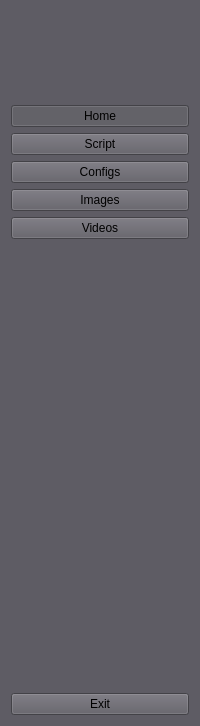
     <widget class="QWidget" name="icon_name_widget" native="true">
      <property name="minimumSize">
       <size>
        <width>200</width>
        <height>0</height>
       </size>
      </property>
      <property name="maximumSize">
       <size>
        <width>200</width>
        <height>16777215</height>
       </size>
      </property>
      <property name="styleSheet">
       <string notr="true">background-color: rgb(94, 92, 100);</string>
      </property>
      <layout class="QVBoxLayout" name="verticalLayout">
       <item>
        <spacer name="verticalSpacer_4">
         <property name="orientation">
          <enum>Qt::Orientation::Vertical</enum>
         </property>
         <property name="sizeType">
          <enum>QSizePolicy::Policy::Fixed</enum>
         </property>
         <property name="sizeHint" stdset="0">
          <size>
           <width>18</width>
           <height>94</height>
          </size>
         </property>
        </spacer>
       </item>
       <item>
        <widget class="QPushButton" name="home_2">
         <property name="text">
          <string>Home</string>
         </property>
         <property name="checkable">
          <bool>true</bool>
         </property>
         <property name="checked">
          <bool>true</bool>
         </property>
         <property name="autoExclusive">
          <bool>true</bool>
         </property>
        </widget>
       </item>
       <item>
        <widget class="QPushButton" name="script_2">
         <property name="text">
          <string>Script</string>
         </property>
         <property name="checkable">
          <bool>true</bool>
         </property>
         <property name="autoExclusive">
          <bool>true</bool>
         </property>
        </widget>
       </item>
       <item>
        <widget class="QPushButton" name="config_2">
         <property name="text">
          <string>Configs</string>
         </property>
         <property name="checkable">
          <bool>true</bool>
         </property>
         <property name="autoExclusive">
          <bool>true</bool>
         </property>
        </widget>
       </item>
       <item>
        <widget class="QPushButton" name="images_2">
         <property name="text">
          <string>Images</string>
         </property>
         <property name="checkable">
          <bool>true</bool>
         </property>
         <property name="autoExclusive">
          <bool>true</bool>
         </property>
        </widget>
       </item>
       <item>
        <widget class="QPushButton" name="videos_2">
         <property name="text">
          <string>Videos</string>
         </property>
         <property name="checkable">
          <bool>true</bool>
         </property>
         <property name="autoExclusive">
          <bool>true</bool>
         </property>
        </widget>
       </item>
       <item>
        <spacer name="verticalSpacer_2">
         <property name="orientation">
          <enum>Qt::Orientation::Vertical</enum>
         </property>
         <property name="sizeHint" stdset="0">
          <size>
           <width>18</width>
           <height>448</height>
          </size>
         </property>
        </spacer>
       </item>
       <item>
        <widget class="QPushButton" name="exit_2">
         <property name="text">
          <string>Exit</string>
         </property>
         <property name="checkable">
          <bool>true</bool>
         </property>
         <property name="autoExclusive">
          <bool>true</bool>
         </property>
        </widget>
       </item>
      </layout>
     </widget>
